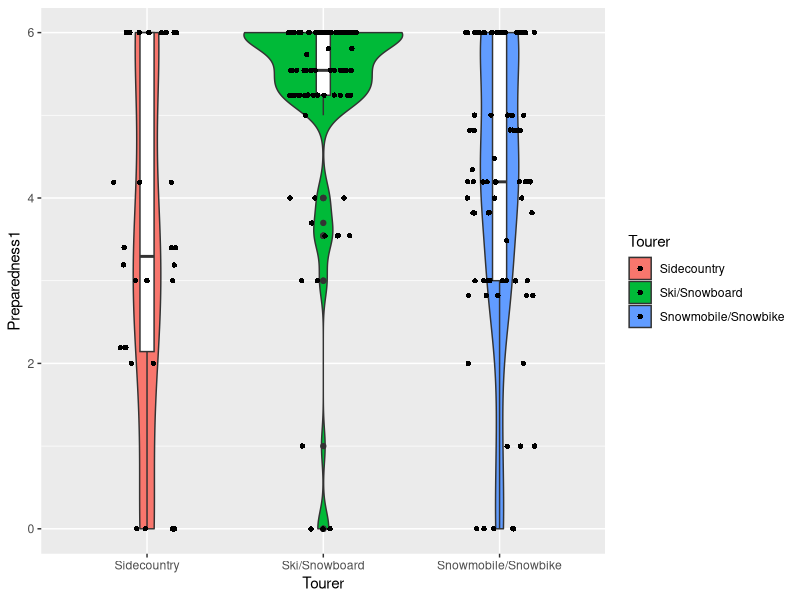
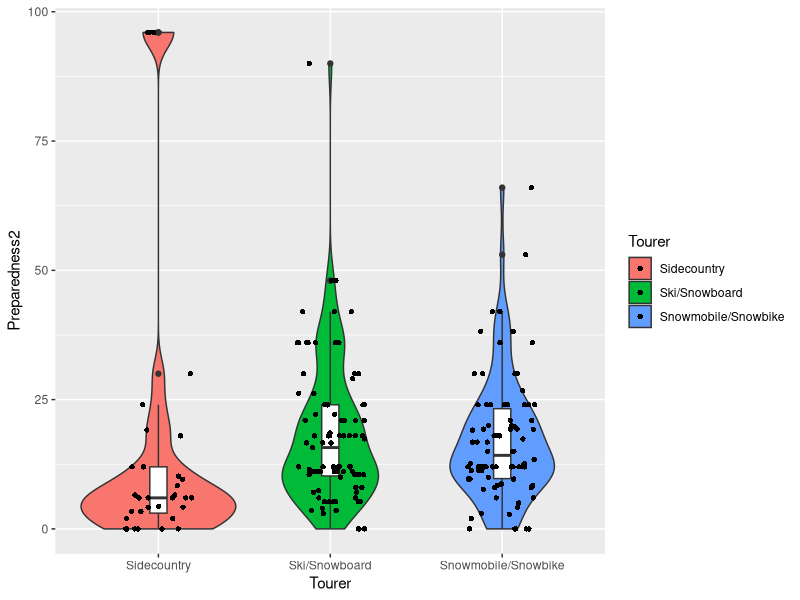
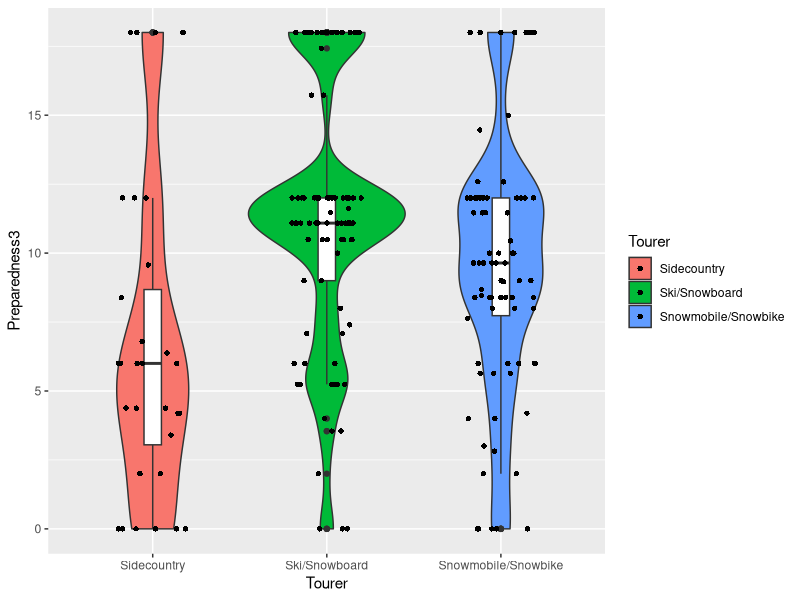
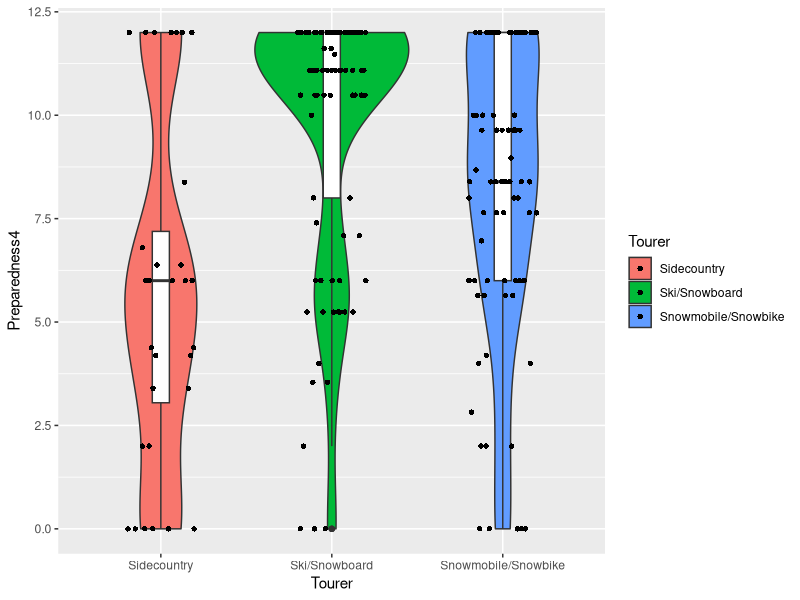
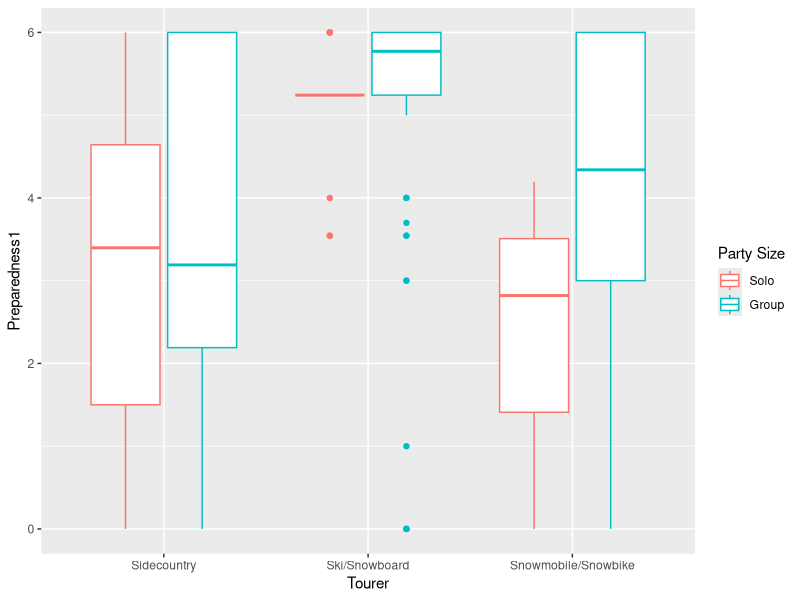
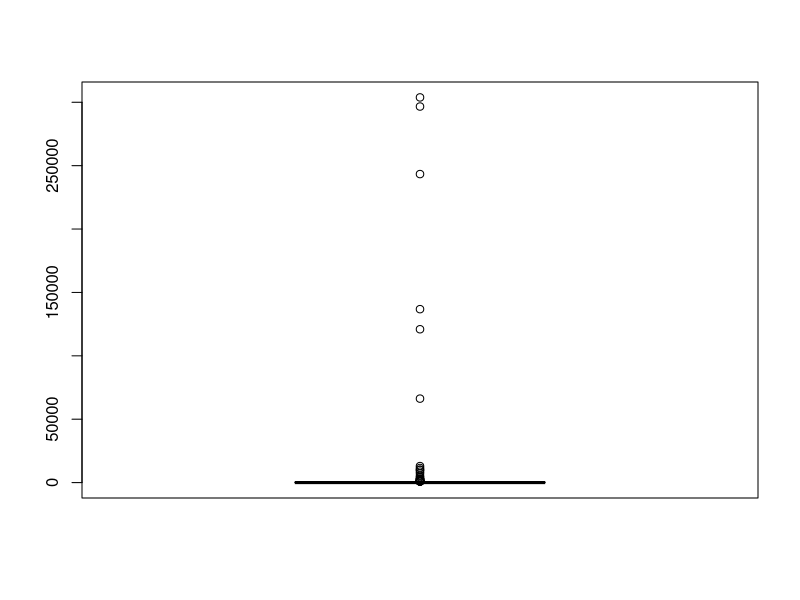
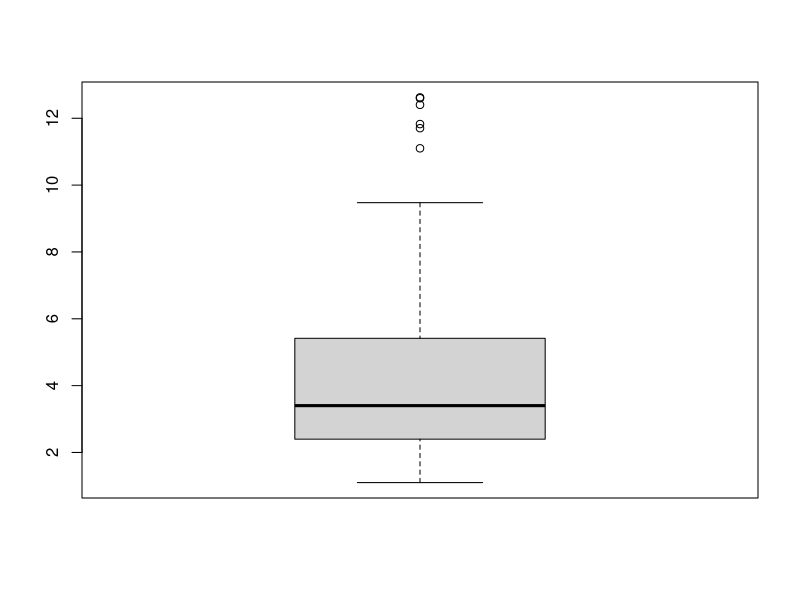
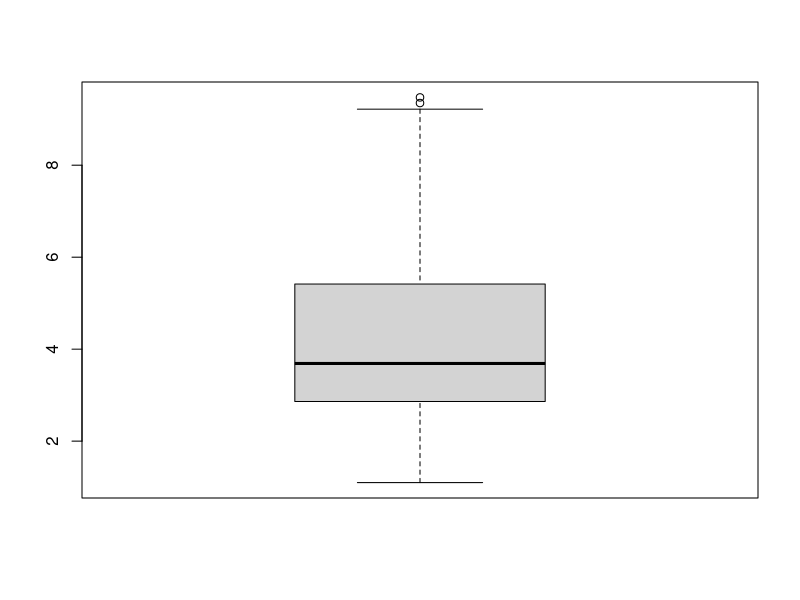

The R source for these figures, in order:
## ---- chunk 1
knitr::opts_chunk$set(echo = F, warning = F, message = F)
library(xtable)
options(xtable.comment = F)
## ---- chunk 2
library(readxl)
library(tidyverse)
library(ggplot2)
dat = readxl::read_excel('./data/Avalanche_data_raw.xlsx', sheet = 1, na = 'NR')

dat$Shovel = dplyr::recode(dat$Shovel,None = 0, Some = 1, All = 2)
dat$Beacon = dplyr::recode(dat$Beacon,None = 0, Some = 1, All = 2)
dat$Probe = dplyr::recode(dat$Probe,None = 0, Some = 1, All = 2)
## ---- chunk 3
impute.mean <- function(x) replace(x, is.na(x), mean(x, na.rm = TRUE))

dat = dat %>%
  group_by(Tourer) %>%
  mutate(
    Shovel = impute.mean(Shovel),
    Beacon = impute.mean(Beacon),
    Probe = impute.mean(Probe),
    Total_in_party = impute.mean(as.numeric(Total_in_party))
  )
## ---- chunk 4
dat = dat%>%
  rowwise()%>%mutate(Preparedness1 = sum(c(Shovel, Beacon, Probe), na.rm = T))



ggplot(data = dat, aes(x = Tourer, y = Preparedness1, fill = Tourer))+
  geom_violin()+geom_boxplot(width = 0.08, fill = 'white')+geom_jitter(shape = 16, position = position_jitter(0.2))
## ---- chunk 5
dat = dat%>%
  rowwise()%>%mutate(Preparedness2 = sum(c(Shovel, Beacon, Probe), na.rm = T)* Total_in_party)

ggplot(data = dat, aes(x = Tourer, y = Preparedness2, fill = Tourer))+
  geom_violin()+geom_boxplot(width = 0.1, fill = 'white')+geom_jitter(shape = 16, position = position_jitter(0.2))
## ---- chunk 6
dat$Total_in_party_cat = cut(dat$Total_in_party, breaks = c(-Inf,1,4,Inf),left = F, right = T)
dat = dat%>%
  rowwise()%>%mutate(Preparedness3 = sum(c(Shovel, Beacon, Probe), na.rm = T)* as.numeric(Total_in_party_cat))

ggplot(data = dat, aes(x = Tourer, y = Preparedness3, fill = Tourer))+
  geom_violin()+geom_boxplot(width = 0.1, fill = 'white')+geom_jitter(shape = 16, position = position_jitter(0.2))
## ---- chunk 7
dat$Total_in_party_cat_bin = cut(dat$Total_in_party, breaks = c(-Inf,1,Inf),left = F, right = T)
dat = dat%>%
  rowwise()%>%mutate(Preparedness4 = sum(c(Shovel, Beacon, Probe), na.rm = T)* as.numeric(Total_in_party_cat_bin))

ggplot(data = dat, aes(x = Tourer, y = Preparedness4, fill = Tourer))+
  geom_violin()+geom_boxplot(width = 0.1, fill = 'white')+geom_jitter(shape = 16, position = position_jitter(0.2))
## ---- chunk 8
bartlett.test(Preparedness1~Tourer, data = dat)
bartlett.test(Preparedness2~Tourer, data = dat)
bartlett.test(Preparedness3~Tourer, data = dat)
bartlett.test(Preparedness4~Tourer, data = dat)
## ---- chunk 9
fligner.test(Preparedness1~Tourer, data = dat)
fligner.test(Preparedness2~Tourer, data = dat)
fligner.test(Preparedness3~Tourer, data = dat)
fligner.test(Preparedness4~Tourer, data = dat)
## ---- chunk 10
prep.aov = aov(Preparedness1 ~ Tourer, data = dat)
xtable(summary(prep.aov), caption = 'One-way anova of Preparedness1 against Tourer')
## ---- chunk 11
prep.aov = aov(Preparedness2 ~ Tourer, data = dat)
xtable(summary(prep.aov), caption = 'One-way anova of Preparedness2 against Tourer')
## ---- chunk 12
prep.aov = aov(Preparedness3 ~ Tourer, data = dat)
xtable(summary(prep.aov), caption = 'One-way anova of Preparedness3 against Tourer')
## ---- chunk 13
prep.aov = aov(Preparedness4 ~ Tourer, data = dat)
xtable(summary(prep.aov), caption = 'One-way anova of Preparedness4 against Tourer')
## ---- chunk 14
prep.aov = aov(Preparedness3 ~ Tourer, data = dat)
xtable(TukeyHSD(prep.aov)$Tourer)
## ---- chunk 15
oneway.test(Preparedness1~Tourer, data = dat)
oneway.test(Preparedness2~Tourer, data = dat)
oneway.test(Preparedness3~Tourer, data = dat)
oneway.test(Preparedness4~Tourer, data = dat)
## ---- chunk 16
ggplot(data = dat, aes(x = Tourer, y = Preparedness1, color = Total_in_party_cat_bin))+
  geom_boxplot()+
  labs(color = 'Party Size')+
  scale_color_discrete(name = 'Party Size', labels = c('Solo','Group'))
  
## ---- chunk 17
dat$Total_in_party_cat_bin= dplyr::recode(dat$Total_in_party_cat_bin, `(-Inf,1]`='Solo', `(1, Inf]`='Group')

xtable(dat%>%group_by(Tourer, Total_in_party_cat_bin)%>%
  summarise(count = n(), mean = mean(Preparedness1, na.rm = T), sd = sd(Preparedness1, na.rm = T)))
## ---- chunk 18
car::leveneTest(Preparedness1~Tourer * Total_in_party_cat_bin, data = dat)
## ---- chunk 19
aov2<-aov(Preparedness1~Tourer * Total_in_party_cat_bin, data = dat)
car::Anova(aov2, type ='III')
## ---- chunk 20
boxplot(dat$Burial_time)
## ---- chunk 21
(irq = IQR(dat$Burial_time, na.rm = T))
(sum(!is.na(dat$Burial_time)))
(sum(dat$Burial_time>208, na.rm = T))
## ---- chunk 22
boxplot(log(dat$Burial_time))

## ---- chunk 23
sum(log(dat$Burial_time)>10,na.rm = T)
## ---- chunk 24
dat = dat%>%mutate(Log_Burial_time = log(Burial_time))
dat1 = dat[dat$Log_Burial_time>0,]
dat1 = dat1[dat1$Log_Burial_time < 10,]
## ---- chunk 25
boxplot(dat1$Log_Burial_time)
## ---- chunk 26
burial.aov1<-aov(Log_Burial_time ~ Tourer, data = dat1)
summary(burial.aov1)
## ---- chunk 27
ggplot(data = dat, aes(x = Tourer, y = Log_Burial_time))+
  geom_boxplot()
## ---- chunk 28
plot_dat<-dat1%>%select(Log_Burial_time, Tourer, Gender, Total_in_party_cat_bin, Preparedness1, Preparedness3, Avalanche_Type, Avalanche_Size_RP, Avalanche_Size_DF, Avalanche_Forcast, Elevation, Angle, Aspect)
plot_dat = plot_dat[plot_dat$Log_Burial_time<1000,]
library(gridExtra)
p<-list()
for(indep.var in names(plot_dat)[-1]){
  stat_box_data<-function(y){
    return(
      data.frame(
        y = 300,
        label = paste0('n = ', sum(!is.na(y)), '\n',
                       'mu = ', round(mean(y, na.rm = T),2), '\n',
                       )
      )
    )
  }
  if(class(plot_dat[[indep.var]])=='numeric'){
    p[[indep.var]]<-ggplot(data = plot_dat%>%select(Log_Burial_time, indep.var), 
                         aes_string(x = indep.var, y = 'Log_Burial_time'))+
                    geom_point()+geom_smooth(method = 'lm')+
                    theme(axis.text.x = element_text(angle = 45), text = element_text(size = 20))
  }else{
      p[[indep.var]]<-ggplot(data = plot_dat%>%select(Log_Burial_time, indep.var), 
                         aes_string(x = indep.var, y = 'Log_Burial_time'))+
                  geom_boxplot()+
                  stat_summary(fun.data = stat_box_data, geom = 'text', hjust = 0.5, vjust = 0.9)+
                    theme(axis.text.x = element_text(angle = 45), text = element_text(size = 20))
    
  }
}
do.call(grid.arrange, p)
## ---- chunk 29
dat$Burial_time_15<-factor(as.numeric(dat$Burial_time<15), labels = c('more_than_15','less_than_15'))
contin_table<-table(dat$Burial_time_15, dat$Tourer)
xtable(contin_table)
bar_data <-data.frame(contin_table)
get_prop<-function(tourer){
  bar_data$Freq[bar_data$Var2==tourer & bar_data$Var1 =='less_than_15']/
    bar_data$Freq[bar_data$Var2==tourer & bar_data$Var1 =='more_than_15']
}
tourer = unique(dat$Tourer)
bar_data<-c(get_prop(tourer[1]), get_prop(tourer[2]),get_prop(tourer[3]))
barplot(bar_data, names.arg = tourer)
## ---- chunk 30
chisq.test(table(dat$Burial_time<15, dat$Tourer))
## ---- chunk 31
oneway.test(Total_in_party ~ Tourer, data = dat)
ggplot(data = dat, aes(x = Tourer, y = Total_in_party))+
  geom_boxplot()
## ---- chunk 32
chisq.test(table(dat$Avalanche_Type, dat$Tourer))
contin_table<-table(dat$Avalanche_Type, dat$Tourer)
xtable(contin_table)
ggplot(data = data.frame(contin_table), aes(x = Var1, y = Freq, fill = Var2))+ geom_bar(stat = 'identity',position = position_dodge())
## ---- chunk 33
chisq.test(contin_table[c(2,4),])
## ---- chunk 34
chisq.test(table(dat$Avalanche_Size_RP, dat$Tourer))
contin_table<-table(dat$Avalanche_Size_RP, dat$Tourer)
xtable(contin_table)
ggplot(data = data.frame(contin_table), aes(x = Var1, y = Freq, fill = Var2))+ geom_bar(stat = 'identity',position = position_dodge())
## ---- chunk 35
kept = !dat$Avalanche_Size_RP%in%c('R3.5','R5')
chisq.test(table(dat$Avalanche_Size_RP[kept], dat$Tourer[kept]))
contin_table<-table(dat$Avalanche_Size_RP[kept], dat$Tourer[kept])
xtable(contin_table)
ggplot(data = data.frame(contin_table), aes(x = Var1, y = Freq, fill = Var2))+ geom_bar(stat = 'identity',position = position_dodge())
## ---- chunk 36
x = dat$Tourer
y = dat$Avalanche_Size_DF
y[y=='D2.5']<-'D2'
y[y=='D3.5']<-'D3'
chisq.test(table(y,x))
contin_table<-table(y,x)
xtable(contin_table)
ggplot(data = data.frame(contin_table), aes(x = y, y = Freq, fill = x))+ geom_bar(stat = 'identity',position = position_dodge())
## ---- chunk 37
dat$Burial_Depth<-as.numeric(dat$Burial_Depth)
oneway.test(Burial_Depth ~ Tourer, data = dat)
ggplot(data = dat, aes(x = Tourer, y = Burial_Depth))+
  geom_boxplot()
## ---- chunk 38
chisq.test(table(dat$Avalanche_Forcast, dat$Tourer))
contin_table<-table(dat$Avalanche_Forcast, dat$Tourer)
xtable(contin_table)
ggplot(data = data.frame(contin_table), aes(x = Var1, y = Freq, fill = Var2))+ geom_bar(stat = 'identity',position = position_dodge())

